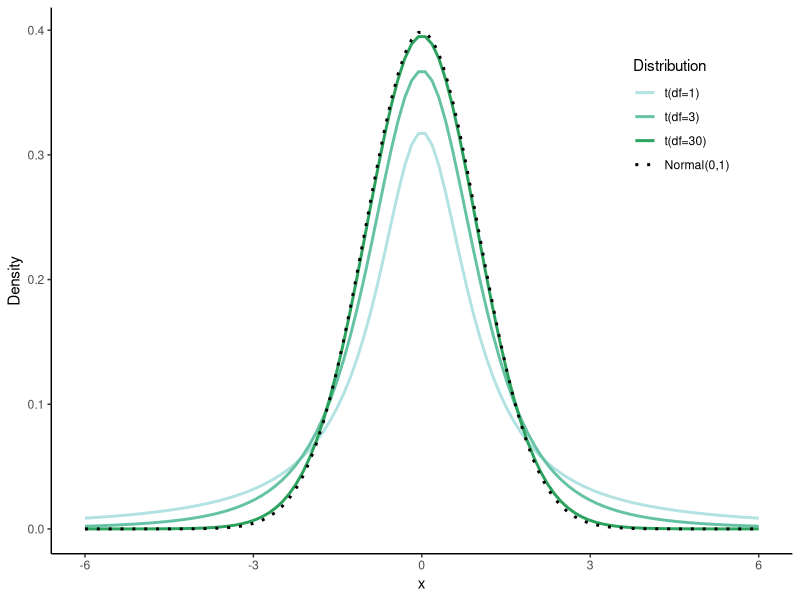
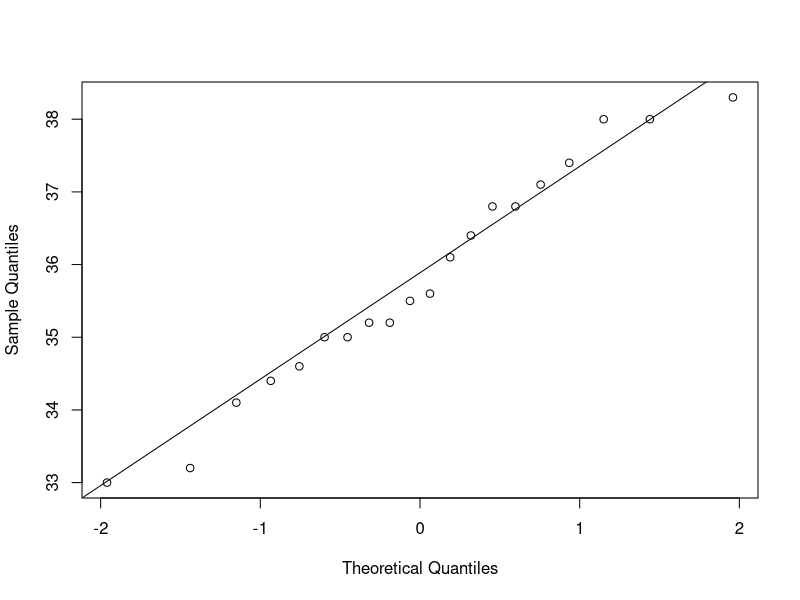
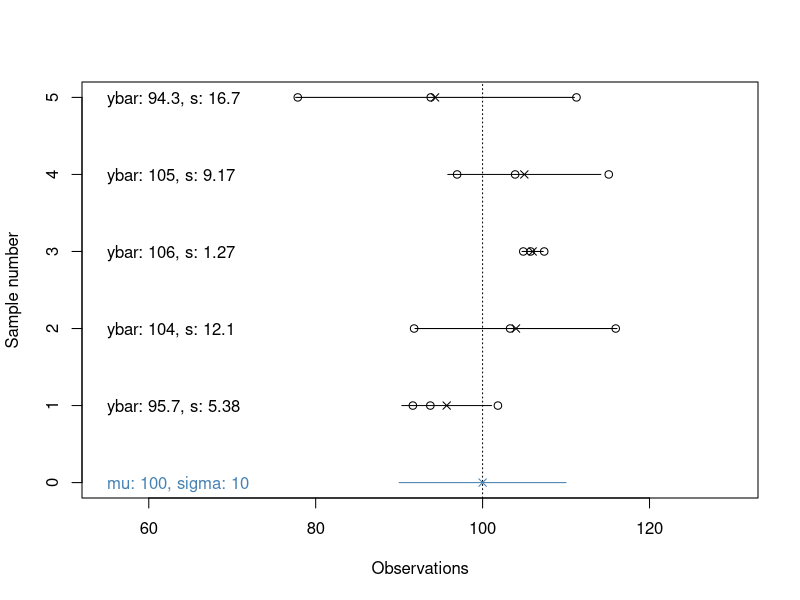
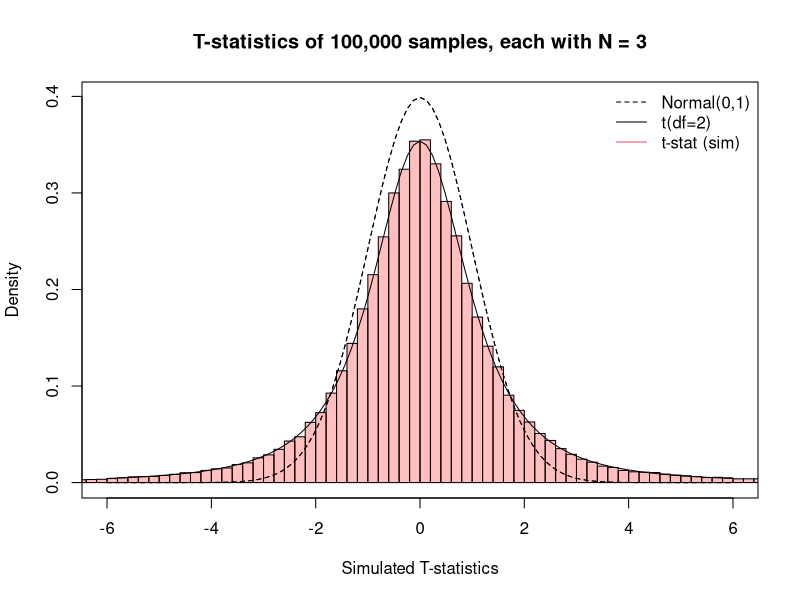
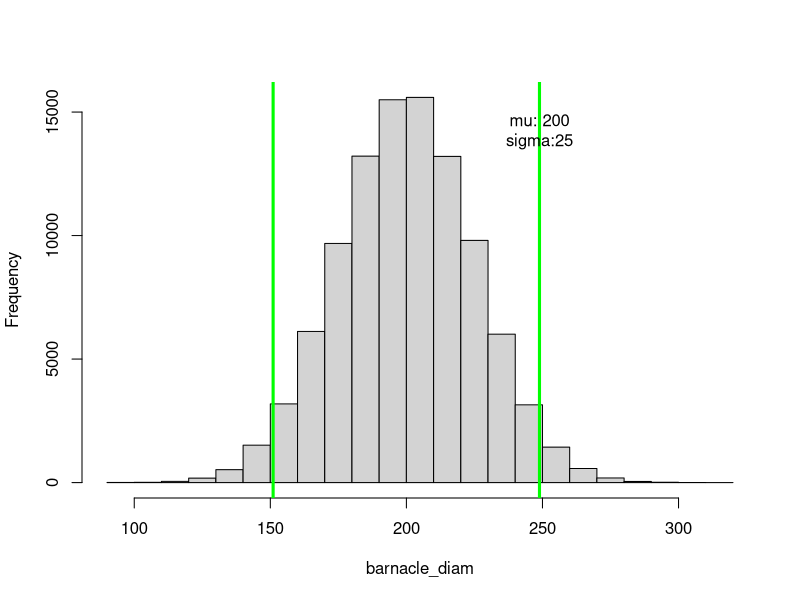
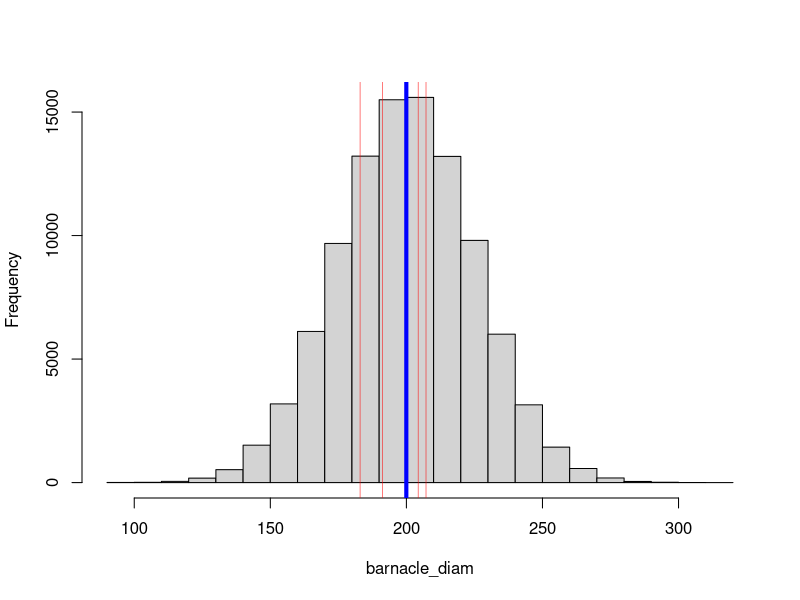
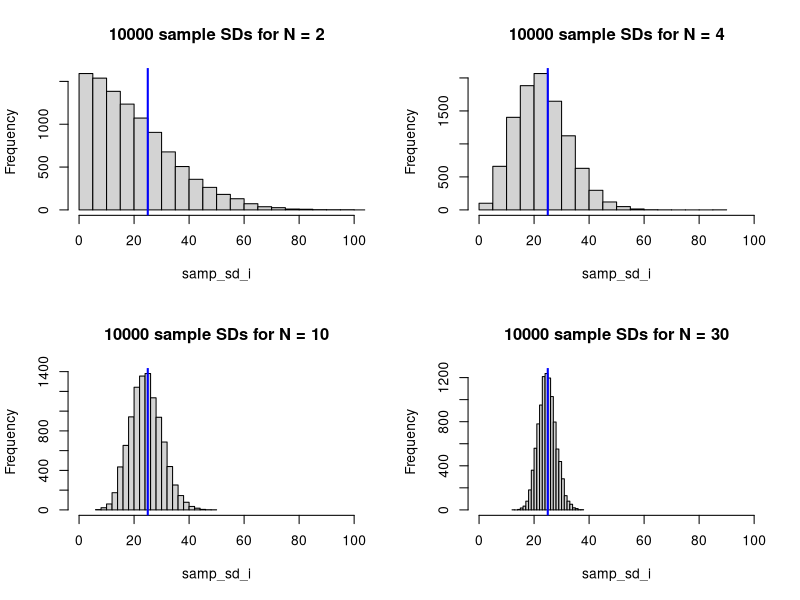
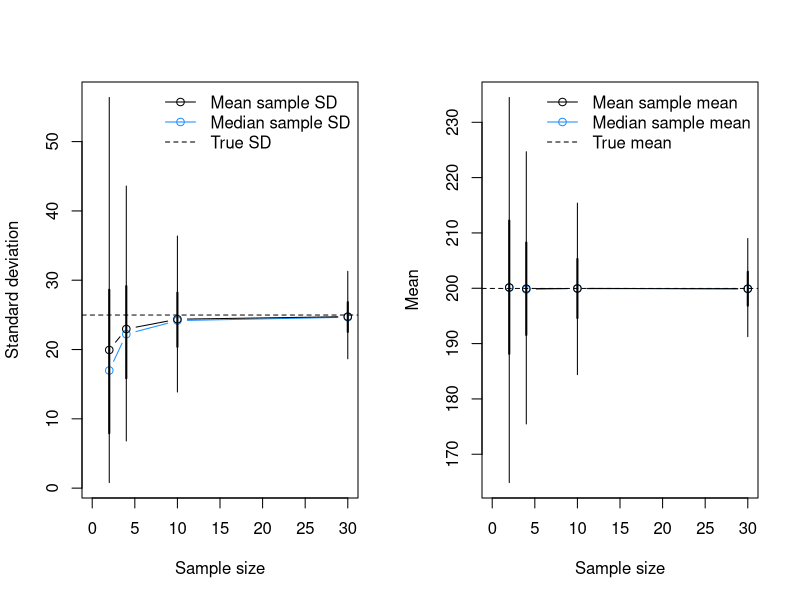

Generate these figures, in order, with R:
## ---- chunk 1
#| message: false
#| warning: false

library(tidyverse)
library(readxl)
set.seed(2025)
## ---- chunk 2
#| label: fig-t_vs_norm
#| fig-cap: "Comparison of different t-distributions (note that at df=30, the distribution is nearly identical to the normal distribution)."
#| message: false
#| warning: false
#| fig-width: 4
#| fig-height: 3
#| code-fold: true

t_Norm.df <- tibble(
  x = seq(-6, 6, length.out = 100),
  Norm = dnorm(x),
  t01 = dt(x, 1),
  t03 = dt(x, 3),
  t30 = dt(x, 30)
) |>
  pivot_longer(2:5, names_to = "distr", values_to = "Density") |>
  mutate(Distribution = factor(distr,
    levels = c("t01", "t03", "t30", "Norm"),
    labels = c("t(df=1)", "t(df=3)", "t(df=30)", "Normal(0,1)")
  ))

ggplot(t_Norm.df, aes(x, Density, colour = Distribution, linetype = Distribution)) +
  geom_line(linewidth = 1) +
  scale_colour_manual(values = c(RColorBrewer::brewer.pal(5, "BuGn")[2:4], "black")) +
  scale_linetype_manual(values = c(1, 1, 1, 3)) +
  theme_classic() +
  theme(legend.position = c(0.85, 0.8))
## ---- chunk 3
cod_df <- read_excel("data/H2SMS_practicalData.xlsx", sheet = "Cod lengths")
str(cod_df)
## ---- chunk 4
#| label: fig-cod_qq
#| fig-cap: "QQ-plot for the sample of cod."
#| fig-width: 4
#| fig-height: 4

qqnorm(cod_df$CodLength_cm, main = NULL)
qqline(cod_df$CodLength_cm)
## ---- chunk 5
#| code-fold: true
cod_df |>
  summarise(mean=mean(CodLength_cm),
            sd=sd(CodLength_cm),
            N=n(),
            SEM=sd(CodLength_cm)/sqrt(N))

## ---- chunk 6
#| code-fold: true
ybar <- mean(cod_df$CodLength_cm)
SEM <- sd(cod_df$CodLength_cm) / sqrt(length(cod_df$CodLength_cm))
T_stat <- (ybar - 36.6) / SEM
round(T_stat, 2)
## ---- chunk 7
#| code-fold: true
pt(T_stat, df=19) |> round(5)
## ---- chunk 8
#| code-fold: true
t.test(cod_df$CodLength_cm, mu = 36.6, alternative = "less")
## ---- chunk 9
#| label: fig-repeatSamples
#| fig-cap: "Repeated samples from a normal distribution. Open points are observations in the sample, with 'x' giving the mean and lines showing 1 sd."
#| fig-width: 8
#| fig-height: 4
#| code-copy: true

# set simulation details and population parameters
num_samples <- 5
sample_size <- 3
mu <- 100
sigma <- 10

# initialize plot
set.seed(1)
xlims <- c(mu-4.5*sigma, mu+3*sigma)
plot(NA, NA, xlim=xlims, ylim=c(0,num_samples),
     xlab="Observations", ylab="Sample number")
abline(v=mu, lty=3)
points(mu, 0, pch=4, col="steelblue")
segments(mu-sigma, 0, mu+sigma, 0, col="steelblue")
text(x=xlims[1], y=0, adj=c(0,0.5), col="steelblue", 
     labels=paste0("mu: ", mu, ", sigma: ", sigma))

# repeatedly sample
for (i in 1:num_samples) {
  sample_i <- rnorm(n = sample_size, mean = mu, sd = sigma)
  sample_mean <- signif(mean(sample_i), 3)
  sample_sd <- signif(sd(sample_i), 3)
  # add to plot
  points(sample_i, rep(i, sample_size))
  points(sample_mean, i, pch=4)
  segments(sample_mean-sample_sd, i, sample_mean+sample_sd, i)
  text(x=xlims[1], y=i, adj=c(0,0.5),
       paste0("ybar: ", sample_mean, ", s: ", sample_sd))
}
## ---- chunk 10
#| label: fig-t_stat_hist
#| fig-cap: "Histogram of 100,000 T-statistics calculated from 100,000 samples, along with the corresponding theoretical t-distribution (solid line) and a standard normal (dotted line)."
#| fig-width: 6
#| fig-height: 4
#| code-copy: true

mu <- 10 # population mean
sigma <- 10 # population sd
num_samples <- 1e5 # number of samples
sample_size <- 3 # size of each sample
T_sample <- numeric(num_samples) # sample t statistics

# for each repeat: draw a sample, calculate SE and T, and store T in T_sample
for(i in 1:num_samples) {
  sample_i <- rnorm(sample_size, mu, sigma)
  sample_SEM <- sd(sample_i) / sqrt(sample_size)
  T_sample[i] <- (mean(sample_i) - mu) / (sample_SEM)
}

curve(dnorm(x, 0, 1), from = -6, to = 6, lty = 2, 
      xlab = "Simulated T-statistics", ylab = "Density",
      main = paste("T-statistics of", 
                   format(num_samples, big.mark=",", scientific=F), 
                   "samples, each with N =", sample_size))
hist(T_sample, freq = F, add = T, col = rgb(1, 0, 0, 0.25), 
     breaks = seq(floor(min(T_sample)), ceiling(max(T_sample)), by=0.2))
curve(dnorm(x, 0, 1), from = -6, to = 6, add = T, lty = 2)
curve(dt(x, sample_size - 1), from = -6, to = 6, add = T)
legend("topright", lty = c(2, 1, 1), col = c(1, 1, 2), bty = "n",
       c("Normal(0,1)", paste0("t(df=", sample_size-1, ")"), "t-stat (sim)"))
## ---- chunk 11
#| label: fig-ci_examp1
#| fig-cap: "Histogram of a simulated barnacle population with 2.5\\% and 97.5\\% quantiles."
#| fig-width: 5
#| fig-height: 4

# barnacle population meta-details
pop_size <- 100000  # number of barnacles in the population
barnacle_mu <- 200
barnacle_sigma <- 25

# the full population:
barnacle_diam <- rnorm(pop_size, mean = barnacle_mu, sd = barnacle_sigma)
mu <- mean(barnacle_diam)
sigma <- sd(barnacle_diam)

# histogram of the population with middle 95% shown
hist(barnacle_diam, main = NULL)
Q95 <- quantile(barnacle_diam, c(0.025, 0.975))
abline(v = Q95, col = "green", lwd = 3)
text(x=Q95[2], y=pop_size/7, 
     labels=paste0("mu: ", round(mu, 1), "\nsigma:", round(sigma, 1)))
## ---- chunk 12
#| label: fig-ci_examp2
#| fig-cap: "Histogram of the barnacle population showing location of 4 sample means (red lines), each with N = 5. The blue line shows the true population mean mu."
#| fig-width: 5
#| fig-height: 4

hist(barnacle_diam, main = NULL)
sample_size <- 5
num_samples <- 4
abline(v = mu, col = "blue", lwd = 4)

for (i in 1:num_samples) {
  sample_i <- sample(barnacle_diam, size = sample_size)
  print(sample_i)
  abline(v = mean(sample_i), col = "red", lwd = 0.5)
}
## ---- chunk 13
#| label: fig-sd_N_hist
#| fig-cap: "Histograms of sample standard deviations from repeated samples of the same barnacle population. The true population standard deviation is shown in blue."
#| fig-width: 8
#| fig-height: 6
#| code-fold: true

par(mfrow=c(2,2))
# sim_df will hold the sample sizes N, and the median and mean sample sd's 
num_samples <- 1e4
sim_df <- data.frame(N=c(2, 4, 10, 30),
                     sd_median=NA, sd_mean=NA,
                     sd_q025=NA, sd_q25=NA, sd_q75=NA, sd_q975=NA,
                     mn_median=NA, mn_mean=NA,
                     mn_q025=NA, mn_q25=NA, mn_q75=NA, mn_q975=NA) 

# for each sample size N, draw a sample and store its mean and sd
# repeat this num_samples times
# plot a histogram of the sample sd's, then store the mean and median
for (i in 1:nrow(sim_df)) {
  samp_sd_i <- numeric(num_samples) 
  samp_mn_i <- numeric(num_samples) 
  for (j in 1:num_samples) { 
    sample_ij <- sample(barnacle_diam, size = sim_df$N[i])
    samp_sd_i[j] <- sd(sample_ij)
    samp_mn_i[j] <- mean(sample_ij)
  }
  hist(samp_sd_i, main = paste(num_samples, "sample SDs for N =", sim_df$N[i]), 
       breaks = 20, xlim = c(0, 100))
  abline(v = sigma, col = "blue", lwd = 2)
  sim_df[i, 2:13] <- c(median(samp_sd_i), mean(samp_sd_i),
                       quantile(samp_sd_i, probs = c(0.025, 0.25, 0.75, 0.975)),
                       median(samp_mn_i), mean(samp_mn_i),
                       quantile(samp_mn_i, probs = c(0.025, 0.25, 0.75, 0.975)))
}
## ---- chunk 14
#| label: fig-sd_N_lines
#| fig-cap: "Mean (black), median (blue), and 50\\% and 95\\% quantiles (vertical lines) for (left) sample standard deviations at each sample size compared to the true population standard deviation (dotted line) or for the (right) sample means."
#| fig-width: 9
#| fig-height: 5
#| code-fold: true

par(mfrow=c(1,2))
plot(sim_df$N, sim_df$sd_median, col = "dodgerblue",
  xlim = c(0, 30), ylim = range(c(sim_df[,2:7], sigma)),
  type = "b", xlab = "Sample size", ylab = "Standard deviation"
)
segments(sim_df$N, sim_df$sd_q25, sim_df$N, sim_df$sd_q75, lwd=2)
segments(sim_df$N, sim_df$sd_q025, sim_df$N, sim_df$sd_q975)
lines(sim_df$N, sim_df$sd_mean, type = "b")
abline(h = sigma, lty = 2)
legend("topright", c("Mean sample SD", "Median sample SD", "True SD"),
  col = c("black", "dodgerblue", "black"),
  lty = c(1, 1, 2), pch = c(1, 1, NA), bty = "n"
)
plot(sim_df$N, sim_df$mn_median, col = "dodgerblue",
  xlim = c(0, 30), ylim = range(c(sim_df[,8:13], mu)),
  type = "b", xlab = "Sample size", ylab = "Mean"
)
segments(sim_df$N, sim_df$mn_q25, sim_df$N, sim_df$mn_q75, lwd=2)
segments(sim_df$N, sim_df$mn_q025, sim_df$N, sim_df$mn_q975)
lines(sim_df$N, sim_df$mn_mean, type = "b")
abline(h = mu, lty = 2)
legend("topright", c("Mean sample mean", "Median sample mean", "True mean"),
  col = c("black", "dodgerblue", "black"),
  lty = c(1, 1, 2), pch = c(1, 1, NA), bty = "n"
)
## ---- chunk 15
#| label: fig-ci_examp3
#| fig-cap: "Histogram illustrating the barnacle population with population mean (blue) and sample means with 95\\% CIs (red) repeated across 5 samples."
#| fig-width: 5
#| fig-height: 4
#| code-copy: true

num_samples <- 5
sample_size <- 3

# plot population
hist(barnacle_diam, 
     xlim = c(barnacle_mu-6*barnacle_sigma, barnacle_mu+6*barnacle_sigma), 
     ylim = c(0, length(barnacle_diam)/6),
     main = NULL, 
     col = "grey90", border = "grey50", xlab = "Barnacle diameter")
abline(v = mu, col = "blue", lwd = 2)
y_pos <- seq(0, length(barnacle_diam)/6, length.out=num_samples)

# draw samples, calculate mean and 95% CIs, and plot them
for (i in 1:num_samples) {
  sample_i <- sample(barnacle_diam, size = sample_size)
  points(x = mean(sample_i), y = y_pos[i], col = "red", pch = 16, cex = 0.75)
  sample_ci <- c(
    mean(sample_i) + qt(0.025, (sample_size - 1)) * (sd(sample_i) / sqrt(sample_size)),
    mean(sample_i) + qt(0.975, (sample_size - 1)) * (sd(sample_i) / sqrt(sample_size))
  )
  arrows(sample_ci[1], y_pos[i], sample_ci[2], y_pos[i], 
         col = "red", code = 3, angle = 90, length=0.05)
}
## ---- chunk 16
barnacle_sample <- sample(barnacle_diam, size=10)
examp_ttest <- t.test(barnacle_sample, conf.level=0.89) # 89% CIs
examp_ttest
# Or just the confidence intervals:
examp_ttest$conf.int
## ---- chunk 17
#| label: fig-ci_v_N
#| fig-cap: "Confidence interval size vs. sample size."
#| fig-width: 6
#| fig-height: 4
#| code-fold: true

num_samples <- 10
sample_sizes <- c(2, 5, 10)

CI_df <- expand_grid(N=sample_sizes,
                     sample_id=1:num_samples) |>
  rowwise() |>
  mutate(obs=list(sample(barnacle_diam, N)),
         mn=mean(obs),
         ci_lo=t.test(obs)$conf.int[1],
         ci_hi=t.test(obs)$conf.int[2]) |>
  ungroup() |>
  mutate(N=factor(N, levels=unique(N), labels=paste("N =", sample_sizes)))
ggplot(CI_df, aes(mn, sample_id, xmin=ci_lo, xmax=ci_hi, colour=N)) +
  geom_vline(xintercept=barnacle_mu, colour="cadetblue") + 
  geom_point(size=1.5) + 
  geom_errorbarh(height=0.15) + 
  facet_wrap(~N, ncol=1, scales="free_y", strip.position="left") + 
  labs(x="Sample mean and 95% confidence interval") +
  theme_bw() + 
  theme(axis.text.y=element_blank(), 
        axis.ticks.y=element_blank(),
        axis.title.y=element_blank(),
        legend.position="none",
        panel.grid.minor=element_blank())
